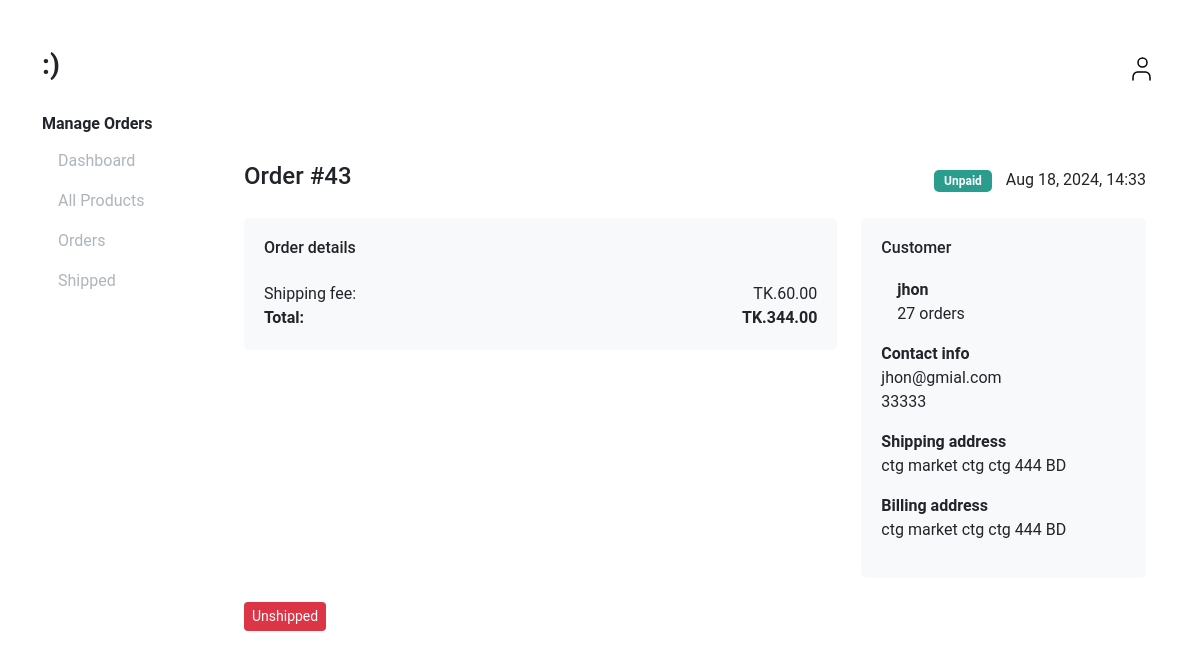
Screenshot of /payment/orders/43 (signed in) with the database file from the repository.
### payment/models.py (models this page shows, shortened)
class Order(models.Model):
    user = models.ForeignKey(User, on_delete=models.CASCADE, null=True, blank=True)
    full_name = models.CharField(max_length=250)
    phone = models.CharField(max_length=20)
    email = models.EmailField(max_length=250)
    shipping_address = models.TextField(max_length=15000)
    amount_paid = models.DecimalField(max_digits=7, decimal_places=2)
    payment_method = models.CharField(max_length=200)
    payment_status = models.CharField(max_length=200)
    date_ordered = models.DateTimeField(auto_now_add=True)
    shipped = models.BooleanField(default=False)
    date_shipped = models.DateTimeField(blank=True, null=True)

### payment/views.py (the view, shortened to what this page needs)
# urls.py: path('orders/<int:pk>', views.orders, name='orders'),
def orders(request, pk):
    if request.user.is_authenticated and request.user.is_superuser:
        order = Order.objects.get(id=pk)
        items = OrderItem.objects.filter(order=pk)
        for item in items:
            item.total_price = item.price * item.quantity
        return render(request, "payment/orders.html", {'order': order, 'items': items})
    else:
        messages.error(request, "Access Denied")
        return redirect('home')

### cart/context_processors.py (called while the page is built)
def cart(request):
    return {'cart': Cart(request)}

### payment/templates/payment/orders.html (shortened to what this page needs)
{% extends 'payment/admin_base.html' %}
        {% block content %}
        <div class="container mt-5">
          <div class="order-header">
              <h4>Order #{{ order.id }}</h4>
              <div>
                  <span class="badge badge-paid">
                      {% if order.payment_status == 'Paid' %}
                          Paid
                      {% else %}
                          Unpaid
                      {% endif %}
                  </span>
                  <span>
                      {% if order.date_shipped %}
                          {{ order.date_shipped|date:"M d, Y, H:i" }}
                      {% else %}
                          {{ order.date_ordered|date:"M d, Y, H:i" }}
                      {% endif %}
                  </span>
              </div>
          </div>
          <div class="row">
            <div class="col-lg-8">
                <div class="order-summary mb-4">
                    <h6>Order details</h6>
                    <div class="order-details">
                        <div class="mt-4">
                            <div class="d-flex justify-content-between">
                                <span>Shipping fee:</span>
                                <span>TK.60.00</span>
                            </div>
                            <div class="d-flex justify-content-between">
                                <strong>Total:</strong>
                                <strong>TK.{{ order.amount_paid }}</strong>
                            </div>
                        </div>
                    </div>
                </div>
            </div>
            <div class="col-lg-4">
                <div class="customer-info">
                    <h6>Customer</h6>
                    <div class="d-flex align-items-center mb-3">
                        <div class="ms-3">
                            <strong>{{ order.full_name }}</strong><br>
                            {% if order.user %}
                                {{ order.user.order_set.count }} orders
                            {% endif %}
                        </div>
                    </div>
                    <div class="mb-3">
                        <strong>Contact info</strong> <br>
                        <span>{{ order.email }}</span><br>
                        <span>{{ order.phone }}</span>
                    </div>
                    <div class="mb-3">
                        <strong>Shipping address</strong> <br>
                        <span>{{ order.shipping_address }}</span>
                    </div>
                    <div class="mb-3">
                        <strong>Billing address</strong> <br>
                        <span>{{ order.shipping_address }}</span>
                    </div>
                </div>
            </div>
        </div>
        <div class="mt-4">
            {% if not order.shipped %}
            <form method="POST">
                {% csrf_token %}
                <input type="hidden" name="shipping_status" value="true">
                <button type="submit" class="btn btn-success btn-sm">Shipped</button>
            </form>
            {% else %}
            <form method="POST">
                <button type="submit" class="btn btn-danger btn-sm">Unshipped</button>
            </form>
            {% endif %}
        </div>
    </div>
    {% endblock %}

### static/css/style.css (style rules this page uses)
* { outline: none !important; box-shadow: none !important; }
html, body { background-color: #ffffff; font-family: 'Roboto', sans-serif !important; }
.btn-danger { background-color: #dc3545; border: none; }
.order-header { display: flex; justify-content: space-between; align-items: center; margin-bottom: 20px; }
.badge-paid { background-color: #2a9d8f; color: white; margin-right: 10px; padding: 5px 10px; border-radius: 5px; }
.order-summary, .customer-info { background-color: #f8f9fa; padding: 20px; border-radius: 5px; }
.order-summary h6, .customer-info h6 { margin-bottom: 20px; }

### rows the page displays
Order: id "43", date_shipped "Aug 18, 2024, 14:33", amount_paid "344.00", full_name "jhon", user.order_set.count "27", email "jhon@gmial.com", phone "33333", shipping_address "ctg market ctg ctg 444 BD"
